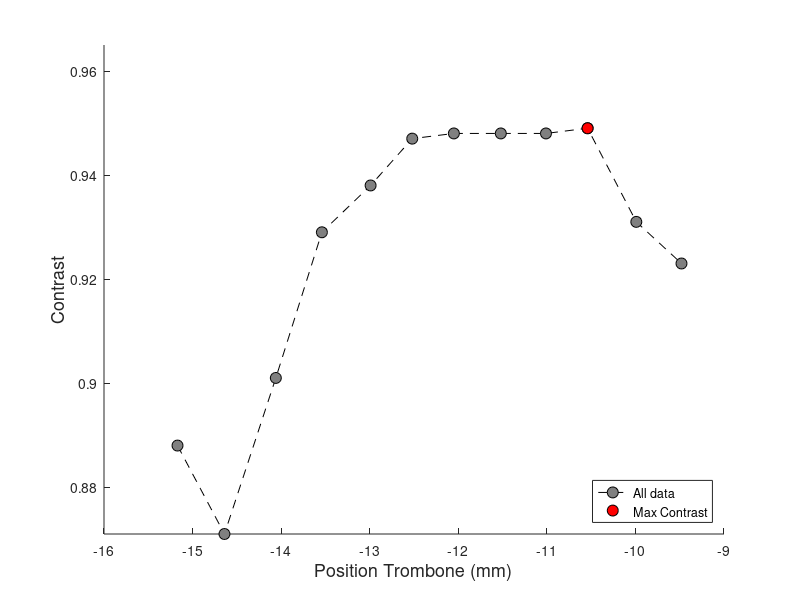

Write MATLAB code to recreate this figure. (Note: this script raises an error after producing the figure.)
% ContrastOverTrombonePositionData
%
% This is the measurement of contrast over the Tromobone position by
% controlling it by its own software. 

% History:
%    03/25/22  dhb, smo     - Measured the data and plotted the graph.
%    07/19/22  dhb, smo     - Added data using different lense diopters.

%% Measurement data.
%
% Position is in mm unit in the Trombone controlling software, and the
% contrast was measured based on the real-time camera image.
%
% Note that we are planning to calibrate for the lens diopeters from -6.0
% to +2.0 for SACC project.
whichData = 1;

switch whichData
    case 0
        lensDiopters = 0;
        positionTrombone = [2.799 2.299 1.772 1.522 1.272 1.022 0.772 0.522 0.272 0.022 -0.530 -1.449 -2.193 -2.665 ];
        contrast         = [0.931 0.946 0.954 0.954 0.954 0.954 0.955 0.954 0.954 0.954  0.954  0.954  0.947  0.939 ];
    % Following data no. 1 to 6 were collected using different lens
    % diopeters on the date of 07/19/22.
    case 1
        lensDiopters = -3;
        positionTrombone = [-15.17 -14.64 -14.06 -13.54 -12.99 -12.52 -12.05 -11.52 -11.01 -10.54 -9.99 -9.48];
        contrast         = [ 0.888  0.871  0.901  0.929  0.938  0.947  0.948  0.948  0.948  0.949 0.931 0.923];
    case 2
        lensDiopters = -4.5;
        positionTrombone = [-19.66 -19.54 -19.04 -18.04 -17.50];
        contrast         = [ 0.946  0.937  0.947  0.935  0.923];
    case 3
        lensDiopters = +2.0;
        positionTrombone = [-0.47  0.54  1.00  1.50  2.06  2.50  3.04];
        contrast         = [0.920 0.947 0.947 0.963 0.946 0.947 0.939];
    case 4
        lensDiopters = -6.0;
        positionTrombone = [-17.89 -16.80];
        contrast         = [ 0.815  0.718];
    case 5
        lensDiopters = -5.5;
        positionTrombone = [-19.79 -18.82];
        contrast         = [ 0.917  0.824];
    case 6
        lensDiopters = -5.0;
        positionTrombone = [-19.53 -18.55];
        contrast         = [ 0.930  0.911];
    otherwise
end
        
contrastMax = max(contrast);
positionContrastMax = positionTrombone(find(contrast(:) == contrastMax));

%% Plot it.
figure; clf; hold on;
plot(positionTrombone, contrast, 'ko--', 'MarkerFaceColor', [0.5 0.5 0.5], 'MarkerEdgeColor', zeros(1,3), 'MarkerSize', 8);
plot(positionContrastMax, contrastMax, 'o', 'MarkerFaceColor', [1 0 0], 'MarkerEdgeColor', zeros(1,3), 'MarkerSize', 8);
xlabel('Position Trombone (mm)','FontSize',13);
ylabel('Contrast','FontSize',13);
ylim([0.871 0.965]);
legend('All data','Max Contrast','location','southeast');
title(append('Lens diopters: ',num2str(lensDiopters),' / Max contrast = ',num2str(contrastMax)));
